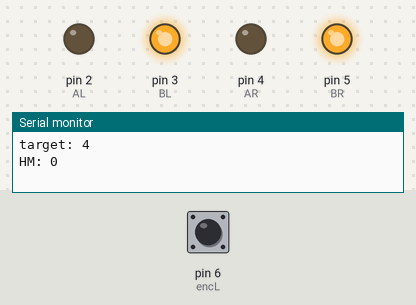
The sketch below on a simulated Arduino Uno, built with avr-gcc and run on an emulated ATmega328P. Parts: output pins drawn as LEDs (lit = HIGH), the last lines printed to the serial monitor. The test bench sets the inputs (shaded band); at power-on: pin 6 (encL) HIGH.

Above: at 1.2 s.
1.3 s: pin 6 (encL) pulsed LOW 5 times (0.12 s each, 0.3 s apart)
At 3.0 s:
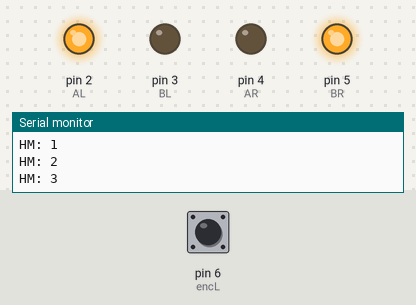
Timing chart, 0 to 4.7 s (numbered marks = the images above; inputs shaded):
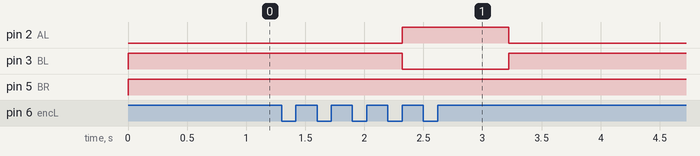

The sketch:

bot_movement.ino
```cpp
#include "Direction.h"
#include "Constants.h"

const double distIncr = 25;
double currDist = distIncr;

void moveDistance(long double dist);

void setup() {
    pinMode(AL, OUTPUT);
    pinMode(BL, OUTPUT);
    pinMode(AR, OUTPUT);
    pinMode(BR, OUTPUT);
    pinMode(encL, INPUT);
    pinMode(encR, INPUT);

    Serial.begin(9600);
}

void loop() {
    moveDistance(currDist);
    currDist += distIncr;
    moveLeft();
    delay(900);
    stahp();
}

void moveDistance(long double dist) {
    moveForward();
    int reqPulses = dist / distPerPulse;
    int numPulses = 0;
    Serial.print("target: ");
    Serial.println(reqPulses);
    while (numPulses < reqPulses) {
        int initValue = digitalRead(encL);
        int currValue;

        Serial.print("HM: ");
        Serial.println(numPulses);

        while((currValue = digitalRead(encL)) == initValue) {
            delay(10);
        }
        while((currValue = digitalRead(encL)) != initValue) {
            delay(10);
        }
        ++numPulses;
    }
    stahp();
}
```

Constants.h
```cpp
// Constants.h
#ifndef MOVEMENT_CONSTANTS_H
#define MOVEMENT_CONSTANTS_H
// Some params:
// For motors:
// At 5V,
// Stall current = 0.522A
// RPM = 78
// For wheels:
// Diameter = 50mm

const int AL = 2;
const int BL = 3;
const int AR = 4;
const int BR = 5;
const int encL = 6;
const int encR = 7;

//For wheel and encoder dimensions
const long double circ = 157.07963267948965;
const int numSlits = 30;
const long double distPerPulse = circ / numSlits;

#endif
```

Direction.cpp
```cpp
#include "Constants.h"
#include "Direction.h"

void moveLeft() {
    // move left wheel anticlock
    digitalWrite(AL, HIGH);
    digitalWrite(BL, LOW);
    // move right wheel clock
    digitalWrite(AR, LOW);
    digitalWrite(BR, HIGH);
}

void moveRight() {
    // move left wheel clock
    digitalWrite(AL, LOW);
    digitalWrite(BL, HIGH);
    // move right wheel anticlock
    digitalWrite(AR, HIGH);
    digitalWrite(BR, LOW);
}

void moveForward() {
    // move left and right clock
    digitalWrite(AL, LOW);
    digitalWrite(BL, HIGH);
    digitalWrite(AR, LOW);
    digitalWrite(BR, HIGH);
}

void moveBackward() {
    // move left and right anticlock
    digitalWrite(AL, HIGH);
    digitalWrite(BL, LOW);
    digitalWrite(AR, HIGH);
    digitalWrite(BR, LOW);
}

void stahp() {
    // stop left and right
    digitalWrite(AL, LOW);
    digitalWrite(BL, LOW);
    digitalWrite(AR, LOW);
    digitalWrite(BR, LOW);
}
```

Direction.h
```cpp
//Directions.h

#include "Constants.h"
#include <Arduino.h>

#ifndef MOVEMENT_DIRECTIONS_H
#define MOVEMENT_DIRECTIONS_H

void moveLeft();
void moveRight();
void moveForward();
void moveBackward();
void stahp();

#endif
```

Measured:
- after the input at 1.3 s, pin 2 (AL): LOW → HIGH after 1.0 s, → LOW 0.90 s later; pin 3 (BL): HIGH → LOW after 1.0 s, → HIGH 0.90 s later
